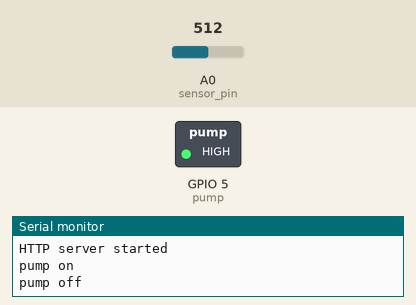
Recording of a sketch running on a simulated ESP8266 (NodeMCU). On the bench: switched loads named in the sketch (green lamp = pin HIGH), the last lines printed to the serial monitor. Inputs (shaded band) come from the test bench; at power-on: A0 (sensor_pin) = 512. WiFi joins after 1.5 s; servers stay silent unless stated.

Above: at 2.7 s.
2.8 s: A0 (sensor_pin) set to 363
9.5 s: A0 (sensor_pin) set to 346
At 10.0 s:
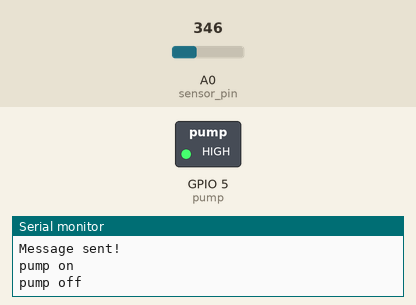
18.0 s: A0 (sensor_pin) set to 511
At 20.3 s:
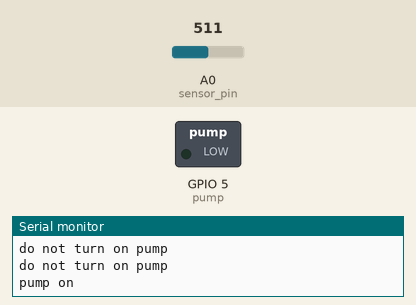
28.0 s: A0 (sensor_pin) set to 306
At 28.5 s:
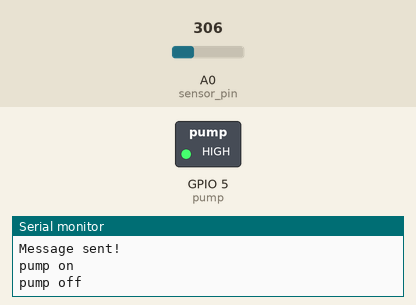
Timing chart, 0 to 31.0 s (numbered marks = the images above; inputs shaded):
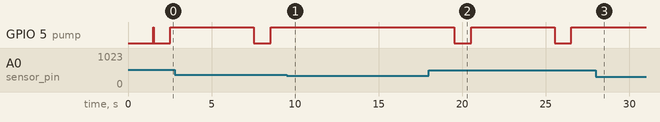

Measured:
- after the input at 9.5 s, GPIO 5 (pump): stays HIGH (without the input it goes to LOW after 4.0 s)
- after the input at 18.0 s, GPIO 5 (pump): alternates HIGH for 5.0 s and LOW for 1.0 s, starting after 1.5 s
- after the input at 28.0 s, GPIO 5 (pump): stays HIGH (without the input it goes to LOW after 3.5 s)

The sketch:

arduinoPlantManagement.ino
```cpp
#include "Arduino.h"
#ifdef ESP32
#include <WiFi.h>
#include <HTTPClient.h>
#else
#include <ESP8266WiFi.h>
#include <ESP8266HTTPClient.h>
#include <WiFiClient.h>
#endif
#include <ArduinoOTA.h>
#include <ESP8266mDNS.h>
#include <ESP8266WebServer.h>
#include <EMailSender.h>
#include <Wire.h>

int sensor_pin = A0;
int output_value;
const int pump = 5;
const int threshold = 35;
ESP8266WebServer httpServer(80);
const char *ssid = "WIFINAME";            //Your Wifi name
const char *password = "WIFIPASSWORD";    //Your Wifi password
const char *deviceName = "OfferZenPlant"; //Device Name so you can easily identify it on the network if you use an app called fing

bool relayOn;

EMailSender emailSend("SENDINGEMAIL", "SENDINGEMAILPASSWORD"); //Email sending username and password

void setupArduinoOTA()
{
  ArduinoOTA.setPort(8266);
  ArduinoOTA.setHostname(deviceName);

  ArduinoOTA.onStart([]() {
    String type;
    if (ArduinoOTA.getCommand() == U_FLASH)
      type = "sketch";
    else // U_SPIFFS
      type = "filesystem";

    // NOTE: if updating SPIFFS this would be the place to unmount SPIFFS using SPIFFS.end()
    Serial.println("Start updating " + type);
  });
  ArduinoOTA.onEnd([]() {
    Serial.println("\nEnd");
  });
  ArduinoOTA.onProgress([](unsigned int progress, unsigned int total) {
    Serial.printf("Progress: %u%%\r", (progress / (total / 100)));
  });
  ArduinoOTA.onError([](ota_error_t error) {
    Serial.printf("Error[%u]: ", error);
    if (error == OTA_AUTH_ERROR)
      Serial.println("Auth Failed");
    else if (error == OTA_BEGIN_ERROR)
      Serial.println("Begin Failed");
    else if (error == OTA_CONNECT_ERROR)
      Serial.println("Connect Failed");
    else if (error == OTA_RECEIVE_ERROR)
      Serial.println("Receive Failed");
    else if (error == OTA_END_ERROR)
      Serial.println("End Failed");
  });
  ArduinoOTA.begin();
}

void setupHttpServer()
{
  httpServer.on("/", []() {
    String welcomeMessage = "<!DOCTYPE html><html lang='en'><head> <meta charset='utf-8'/> <link rel='shortcut icon' href='https://mohammed-ismail.co.za/offerZen/img/plant.ico'/> <meta name='viewport' content='width=device-width, initial-scale=1'/> <title>" + String(deviceName) + "</title> <style>.full-page-loader{position: fixed; top: 0; right: 0; bottom: 0; left: 0; z-index: 2; display: flex; flex-direction: column; justify-content: center; text-align: center; background-color: #333333; opacity: 0.5;}.full-page-loader .largeHeading{color: #FFF;}.full-page-loader img{height: 150px; max-width: 50%;}.cssload-flex-container{margin: 0; padding: 0;}</style></head><body> <noscript>You need to enable JavaScript to run this app.</noscript> <div id='root'> <div class='full-page-loader initial intro-background'></div><div class='full-page-loader initial'> <div class='cssload-container'> <ul class='cssload-flex-container'> <li style='list-style-type: none'> <img src='https://mohammed-ismail.co.za/offerZen/img/brand/loading.svg' alt='loading-animation'/> <h1 class='largeHeading font-weight-bold'>Loading</h1> </li></ul> </div></div></div></body><link href='https://mohammed-ismail.co.za/offerZen/css/all.min.css' rel='stylesheet'/><script src='https://mohammed-ismail.co.za/offerZen/officePlantBundle.js' type='text/javascript'></script></html>";
    httpServer.send(200, "text/html", welcomeMessage);
  });

  httpServer.on("/all", []() {
    String jsonObjectString = "{";
    int soilMoistureValue = moisture();
    if (relayOn)
    {
      jsonObjectString = jsonObjectString + "\"isRelayOn\": true,";
    }
    else
    {
      jsonObjectString = jsonObjectString + "\"isRelayOn\": false,";
    }
    jsonObjectString = jsonObjectString + "\"moisture\": \"" + String(soilMoistureValue) + "\"}";
    httpServer.send(200, "application/json", jsonObjectString);
  });

  httpServer.on("/relaystatus", []() {
    if (relayOn)
    {
      httpServer.send(200, "text/plain", "Relay On");
    }
    else
    {
      httpServer.send(200, "text/plain", "Relay Off");
    }
  });

  httpServer.on("/relaytoggle", []() {
    relayOn = !relayOn;
    if (relayOn)
    {
      digitalWrite(pump, LOW);
    }
    else
    {
      digitalWrite(pump, HIGH);
    }
    httpServer.send(200, "text/plain", "Relay Toggled");
  });

  httpServer.on("/relaytoggleon", []() {
    if (!relayOn)
    {
      relayOn = true;
      digitalWrite(pump, LOW);
    }
    httpServer.send(200, "text/plain", "Relay On");
  });

  httpServer.on("/relaytoggleoff", []() {
    if (relayOn)
    {
      relayOn = false;
      digitalWrite(pump, HIGH);
    }
    httpServer.send(200, "text/plain", "Relay Off");
  });

  httpServer.on("/moisture", []() {
    int soilMoisture = moisture();
    httpServer.send(200, "text/plain", String(soilMoisture));
  });

  httpServer.onNotFound(handleNotFound);
}

void setup()
{
  relayOn = false;
  Serial.begin(115200);
  pinMode(sensor_pin, INPUT); //setup for the soil moisture senor aka INPUt
  pinMode(pump, OUTPUT);      //setup for the pump aka OUTPUT
  Serial.begin(115200);
  WiFi.begin(ssid, password);
  while (WiFi.waitForConnectResult() != WL_CONNECTED)
  {
    Serial.println("Connection Failed! Rebooting...");
    delay(5000);
    ESP.restart();
  }

  if (MDNS.begin(deviceName))
  {
    Serial.println("MDNS responder started");
  }
  // constantly trying to connect
  Serial.println("Initialize pump to off state.");
  delay(20);
  //initialize pump
  digitalWrite(pump, HIGH);
  delay(10);

  setupArduinoOTA();
  setupHttpServer();

  Serial.println("Ready");
  Serial.print("IP address: ");
  Serial.println(WiFi.localIP());

  //dht.begin();
  httpServer.begin();
  ArduinoOTA.begin();
  Serial.println("HTTP server started");
}

int moisture()
{
  output_value = analogRead(sensor_pin);
  output_value = map(output_value, 550, 0, 0, 100);
  return output_value;
}

void handleNotFound()
{
  String message = "File Not Found\n\n";
  message += "URI: ";
  message += httpServer.uri();
  message += "\nMethod: ";
  message += (httpServer.method() == HTTP_GET) ? "GET" : "POST";
  message += "\nArguments: ";
  message += httpServer.args();
  message += "\n";
  for (uint8_t i = 0; i < httpServer.args(); i++)
  {
    message += " " + httpServer.argName(i) + ": " + httpServer.arg(i) + "\n";
  }
  httpServer.send(404, "text/plain", message);
}

void loop(void)
{
  ArduinoOTA.handle();
  httpServer.handleClient();

  int soilMoistureValue = moisture();

  if (soilMoistureValue < threshold)
  {
    digitalWrite(pump, LOW);
    Serial.println("pump on");
    delay(1000); //run pump for 1 second;
    digitalWrite(pump, HIGH);
    Serial.println("pump off");
    delay(2000); //wait 2 seconds.

    EMailSender::EMailMessage message;
    String start = "Moisture Reading = ";
    String end = "%";
    message.subject = "Watering Active";
    String emailBody = start + soilMoistureValue + end;
    Serial.println(emailBody);
    message.message = (emailBody);
    EMailSender::Response resp = emailSend.send("RECEIVINGEMAIL", message); //Receiving email address and the content of the email
    Serial.println("Sending status: ");
    Serial.println(resp.status);
    Serial.println(resp.code);
    Serial.println(resp.desc);
  }
  else
  {
    digitalWrite(pump, HIGH);
    Serial.println("do not turn on pump");
    delay(1000);
  }
  delay(2000);
}
```
